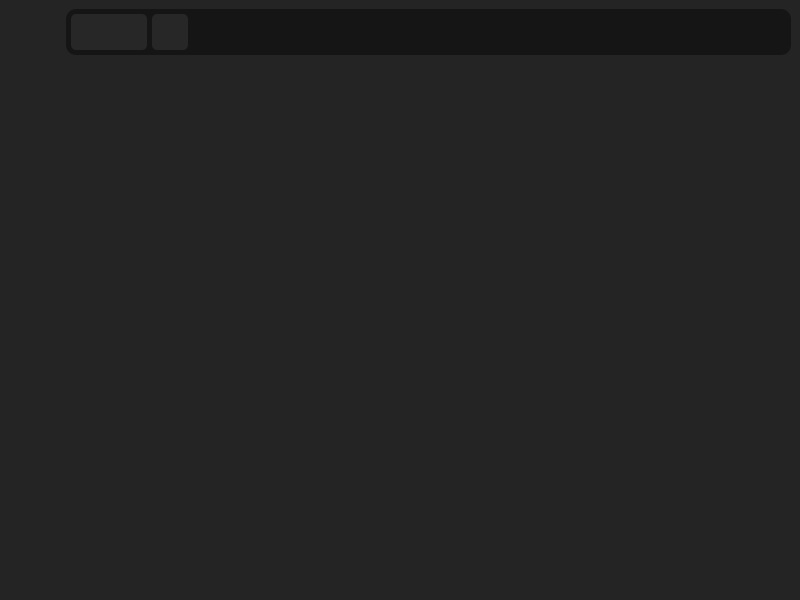
<?xml version="1.0" encoding="UTF-8"?>
<ui version="4.0">
 <class>MainWindow</class>
 <widget class="QMainWindow" name="MainWindow">
  <property name="geometry">
   <rect>
    <x>0</x>
    <y>0</y>
    <width>800</width>
    <height>600</height>
   </rect>
  </property>
  <property name="minimumSize">
   <size>
    <width>800</width>
    <height>600</height>
   </size>
  </property>
  <property name="windowTitle">
   <string>MainWindow</string>
  </property>
  <property name="styleSheet">
   <string notr="true">background-color: rgb(36, 36, 36);
border-radius: 5px;</string>
  </property>
  <widget class="QWidget" name="centralwidget">
   <layout class="QHBoxLayout" name="horizontalLayout_3">
    <item>
     <widget class="QFrame" name="leftmenu_frame">
      <property name="sizePolicy">
       <sizepolicy hsizetype="Maximum" vsizetype="Preferred">
        <horstretch>0</horstretch>
        <verstretch>0</verstretch>
       </sizepolicy>
      </property>
      <property name="minimumSize">
       <size>
        <width>51</width>
        <height>581</height>
       </size>
      </property>
      <property name="maximumSize">
       <size>
        <width>202</width>
        <height>16777215</height>
       </size>
      </property>
      <property name="font">
       <font>
        <family>Segoe UI Black</family>
       </font>
      </property>
      <property name="styleSheet">
       <string notr="true">background-color: rgb(21, 21, 21);
border-radius: 10px;

									QScrollBar::vertical{
 										background: transparent;
                                        width: 14px;
                                        margin: 16px 2px 16px 2px;
                                        border-radius: 5px;}

                                 	QScrollBar::handle:vertical {
                                    	background-color: #4D545B;
                                        min-height: 30px;
                                        border-radius: 5px;}

QScrollBar::handle:vertical:hover {
                                    	background-color: #6A8AC8;
                                        /*&quot;border: 1px solid #6A8AC8;&quot;*/
                                        border-radius: 5px;}\n

QScrollBar::add-line::vertical{
                                    border:none;
									height: 10px;
                                    width: 10px;
                                    subcontrol-position: top;
                                    subcontrol-origin: margin;}
QScrollBar::sub-line::vertical{
                                    border:none;
									height: 10px;
                                    width: 10px;
                                    subcontrol-position: top;
                                    subcontrol-origin: margin;}
QScrollBar::add-page:vertical{
										border:none;
										background-color:none;}
QScrollBar::sub-page:vertical {
                                        background-color: none;
										border:none; }</string>
      </property>
      <property name="frameShape">
       <enum>QFrame::StyledPanel</enum>
      </property>
      <property name="frameShadow">
       <enum>QFrame::Raised</enum>
      </property>
      <layout class="QVBoxLayout" name="verticalLayout_3">
       <property name="leftMargin">
        <number>1</number>
       </property>
       <property name="topMargin">
        <number>1</number>
       </property>
       <property name="rightMargin">
        <number>1</number>
       </property>
       <property name="bottomMargin">
        <number>1</number>
       </property>
       <item>
        <layout class="QVBoxLayout" name="box_leftmenu">
         <property name="leftMargin">
          <number>6</number>
         </property>
         <property name="topMargin">
          <number>6</number>
         </property>
         <property name="rightMargin">
          <number>6</number>
         </property>
         <property name="bottomMargin">
          <number>6</number>
         </property>
        </layout>
       </item>
      </layout>
     </widget>
    </item>
    <item>
     <layout class="QVBoxLayout" name="right_part_layout">
      <property name="sizeConstraint">
       <enum>QLayout::SetMaximumSize</enum>
      </property>
      <item>
       <widget class="QFrame" name="frame_titlebar">
        <property name="sizePolicy">
         <sizepolicy hsizetype="Preferred" vsizetype="Fixed">
          <horstretch>0</horstretch>
          <verstretch>46</verstretch>
         </sizepolicy>
        </property>
        <property name="minimumSize">
         <size>
          <width>571</width>
          <height>46</height>
         </size>
        </property>
        <property name="styleSheet">
         <string notr="true">background-color: rgb(21, 21, 21);
border-radius: 10px;</string>
        </property>
        <property name="frameShape">
         <enum>QFrame::StyledPanel</enum>
        </property>
        <property name="frameShadow">
         <enum>QFrame::Raised</enum>
        </property>
        <layout class="QHBoxLayout" name="horizontalLayout_2">
         <property name="spacing">
          <number>0</number>
         </property>
         <property name="sizeConstraint">
          <enum>QLayout::SetMaximumSize</enum>
         </property>
         <property name="leftMargin">
          <number>0</number>
         </property>
         <property name="topMargin">
          <number>0</number>
         </property>
         <property name="rightMargin">
          <number>0</number>
         </property>
         <property name="bottomMargin">
          <number>0</number>
         </property>
         <item>
          <layout class="QGridLayout" name="title_layout" rowstretch="0" columnstretch="5,0,0,0,0,0">
           <property name="sizeConstraint">
            <enum>QLayout::SetMaximumSize</enum>
           </property>
           <property name="leftMargin">
            <number>5</number>
           </property>
           <property name="topMargin">
            <number>5</number>
           </property>
           <property name="rightMargin">
            <number>5</number>
           </property>
           <property name="bottomMargin">
            <number>5</number>
           </property>
           <property name="spacing">
            <number>5</number>
           </property>
           <item row="0" column="0">
            <widget class="QFrame" name="switcher_frame">
             <property name="sizePolicy">
              <sizepolicy hsizetype="Fixed" vsizetype="Fixed">
               <horstretch>76</horstretch>
               <verstretch>36</verstretch>
              </sizepolicy>
             </property>
             <property name="minimumSize">
              <size>
               <width>76</width>
               <height>36</height>
              </size>
             </property>
             <property name="maximumSize">
              <size>
               <width>76</width>
               <height>36</height>
              </size>
             </property>
             <property name="styleSheet">
              <string notr="true">border-radius: 5px;
background-color: rgb(39, 39, 39);</string>
             </property>
             <property name="frameShape">
              <enum>QFrame::StyledPanel</enum>
             </property>
             <property name="frameShadow">
              <enum>QFrame::Raised</enum>
             </property>
            </widget>
           </item>
           <item row="0" column="4">
            <widget class="QPushButton" name="btn_deploy">
             <property name="sizePolicy">
              <sizepolicy hsizetype="Fixed" vsizetype="Fixed">
               <horstretch>36</horstretch>
               <verstretch>36</verstretch>
              </sizepolicy>
             </property>
             <property name="minimumSize">
              <size>
               <width>36</width>
               <height>36</height>
              </size>
             </property>
             <property name="maximumSize">
              <size>
               <width>36</width>
               <height>36</height>
              </size>
             </property>
             <property name="text">
              <string/>
             </property>
            </widget>
           </item>
           <item row="0" column="5">
            <widget class="QPushButton" name="btn_close">
             <property name="sizePolicy">
              <sizepolicy hsizetype="Fixed" vsizetype="Fixed">
               <horstretch>36</horstretch>
               <verstretch>36</verstretch>
              </sizepolicy>
             </property>
             <property name="minimumSize">
              <size>
               <width>36</width>
               <height>36</height>
              </size>
             </property>
             <property name="maximumSize">
              <size>
               <width>36</width>
               <height>36</height>
              </size>
             </property>
             <property name="styleSheet">
              <string notr="true">QPushButton::hover{
icon: url(&quot;:/resources/gui/icons/icon_close_hovered.svg&quot;);
}</string>
             </property>
             <property name="text">
              <string/>
             </property>
            </widget>
           </item>
           <item row="0" column="3">
            <widget class="QPushButton" name="btn_minimise">
             <property name="sizePolicy">
              <sizepolicy hsizetype="Fixed" vsizetype="Fixed">
               <horstretch>36</horstretch>
               <verstretch>36</verstretch>
              </sizepolicy>
             </property>
             <property name="minimumSize">
              <size>
               <width>36</width>
               <height>36</height>
              </size>
             </property>
             <property name="maximumSize">
              <size>
               <width>36</width>
               <height>36</height>
              </size>
             </property>
             <property name="text">
              <string/>
             </property>
            </widget>
           </item>
           <item row="0" column="1">
            <widget class="QPushButton" name="btn_donate">
             <property name="sizePolicy">
              <sizepolicy hsizetype="Fixed" vsizetype="Fixed">
               <horstretch>36</horstretch>
               <verstretch>36</verstretch>
              </sizepolicy>
             </property>
             <property name="minimumSize">
              <size>
               <width>36</width>
               <height>36</height>
              </size>
             </property>
             <property name="maximumSize">
              <size>
               <width>36</width>
               <height>36</height>
              </size>
             </property>
             <property name="mouseTracking">
              <bool>true</bool>
             </property>
             <property name="styleSheet">
              <string notr="true">QPushButton{background-color: rgb(39, 39, 39);
border-radius: 5px;
}
QPushButton::hover{
	background-color: rgb(30, 30, 30);
}</string>
             </property>
             <property name="text">
              <string/>
             </property>
            </widget>
           </item>
           <item row="0" column="2">
            <widget class="QFrame" name="frame_2">
             <property name="layoutDirection">
              <enum>Qt::LeftToRight</enum>
             </property>
             <property name="frameShape">
              <enum>QFrame::StyledPanel</enum>
             </property>
             <property name="frameShadow">
              <enum>QFrame::Raised</enum>
             </property>
            </widget>
           </item>
          </layout>
         </item>
        </layout>
       </widget>
      </item>
      <item>
       <widget class="QStackedWidget" name="pages">
        <property name="sizePolicy">
         <sizepolicy hsizetype="Preferred" vsizetype="Preferred">
          <horstretch>0</horstretch>
          <verstretch>0</verstretch>
         </sizepolicy>
        </property>
        <property name="minimumSize">
         <size>
          <width>0</width>
          <height>0</height>
         </size>
        </property>
        <property name="styleSheet">
         <string notr="true"/>
        </property>
        <property name="currentIndex">
         <number>0</number>
        </property>
        <widget class="QWidget" name="page">
         <property name="minimumSize">
          <size>
           <width>574</width>
           <height>530</height>
          </size>
         </property>
         <layout class="QHBoxLayout" name="horizontalLayout">
          <property name="spacing">
           <number>0</number>
          </property>
          <property name="leftMargin">
           <number>0</number>
          </property>
          <property name="topMargin">
           <number>0</number>
          </property>
          <property name="rightMargin">
           <number>0</number>
          </property>
          <property name="bottomMargin">
           <number>0</number>
          </property>
          <item>
           <layout class="QVBoxLayout" name="codepage_layout"/>
          </item>
         </layout>
        </widget>
        <widget class="QWidget" name="page_2"/>
       </widget>
      </item>
     </layout>
    </item>
   </layout>
  </widget>
 </widget>
 <resources/>
 <connections/>
</ui>
